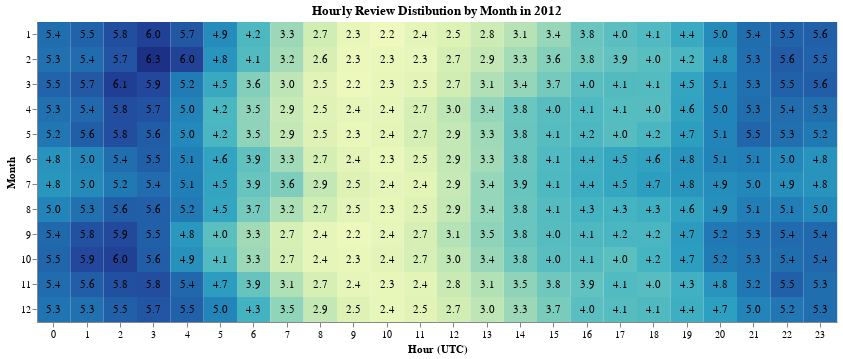

This figure's notebook cell:
### Code cell
color = alt.Chart(hour_month_count).mark_rect().encode(
    x = alt.X('hour:O', title = "Hour (UTC)", axis= alt.Axis(labelAngle=0)),
    y = alt.Y('month:O', title = "Month"),
    color = alt.condition(alt.datum.percentage_annual == 0, alt.value('lightgrey'), alt.Color('percentage_annual', title = None, legend=None))
)

text = alt.Chart(hour_month_count).mark_text().encode(
    x = alt.X('hour:O', title = "Hour (UTC)"),
    y = alt.Y('month:O', title = "Month"),
    color= alt.Color('color', scale=None),
    # color = alt.Color('percentage_annual', scale=alt.Scale(domain = [15, 8], scheme='greys')),
    text = alt.Text('percentage_annual', format=".1f")
)
monthly_chart = alt.layer(
    color, 
    text
).resolve_scale(
    color='independent'
).properties(
    width = 800,
    height = 300,
    title = "Hourly Review Distibution by Month in 2011"
)

altair_saver.save(monthly_chart, 'monthly.png', scale_factor = 5)
monthly_chart

### Figure 1 — Vega-Lite specification as saved in the notebook (floating-point values rounded to 4 significant figures; data arrays with more than 128 entries replaced by an {"elided": "..."} marker saying what was removed)
{"config": {"view": {"continuousWidth": 400, "continuousHeight": 300}}, "layer": [{"mark": "rect", "encoding": {"color": {"type": "quantitative", "condition": {"value": "lightgrey", "test": "(datum.percentage_annual === 0)"}, "field": "percentage_annual", "legend": null, "title": null}, "x": {"type": "ordinal", "axis": {"labelAngle": 0}, "field": "hour", "title": "Hour (UTC)"}, "y": {"type": "ordinal", "field": "month", "title": "Month"}}}, {"mark": "text", "encoding": {"color": {"type": "nominal", "field": "color", "scale": null}, "text": {"type": "quantitative", "field": "percentage_annual", "format": ".1f"}, "x": {"type": "ordinal", "field": "hour", "title": "Hour (UTC)"}, "y": {"type": "ordinal", "field": "month", "title": "Month"}}}], "data": {"name": "data-8e13a011abc373645ee75c57316b59d2"}, "height": 300, "resolve": {"scale": {"color": "independent"}}, "title": "Hourly Review Distibution by Month in 2012", "width": 800, "$schema": "https://vega.github.io/schema/vega-lite/v4.8.1.json", "datasets": {"data-8e13a011abc373645ee75c57316b59d2": {"elided": "288 records"}}}
